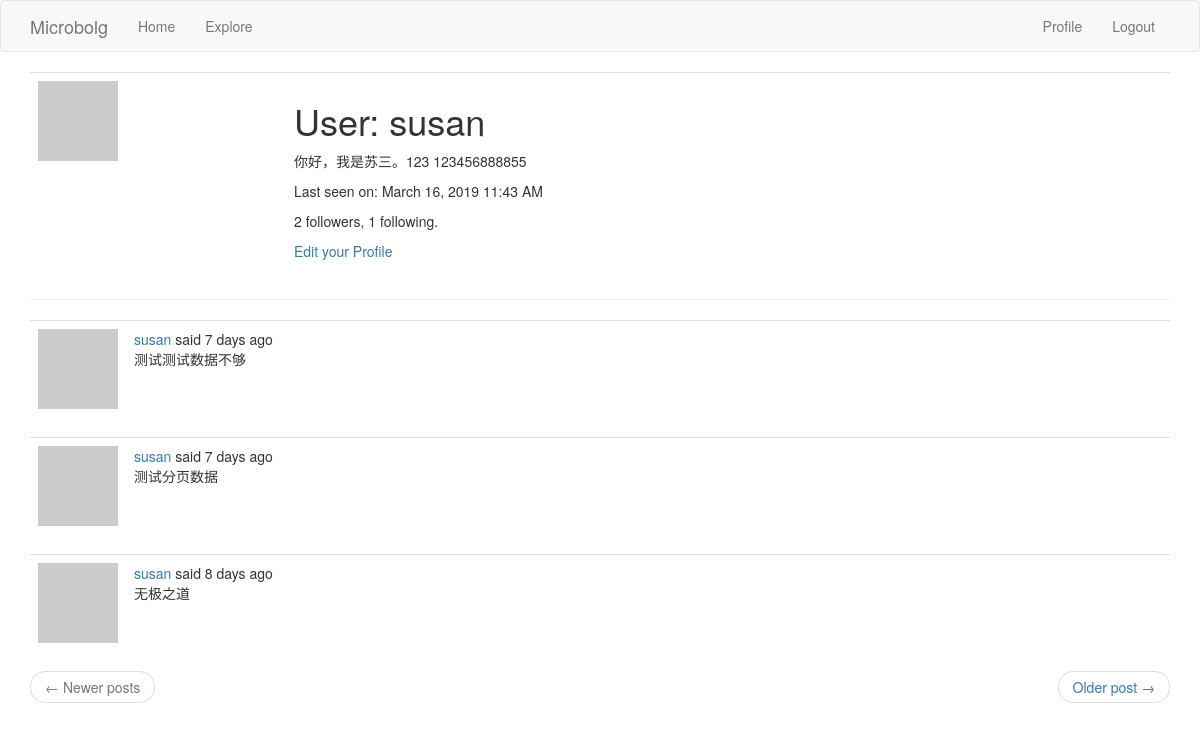
The page /user/susan (signed in) on the database as committed earlier.
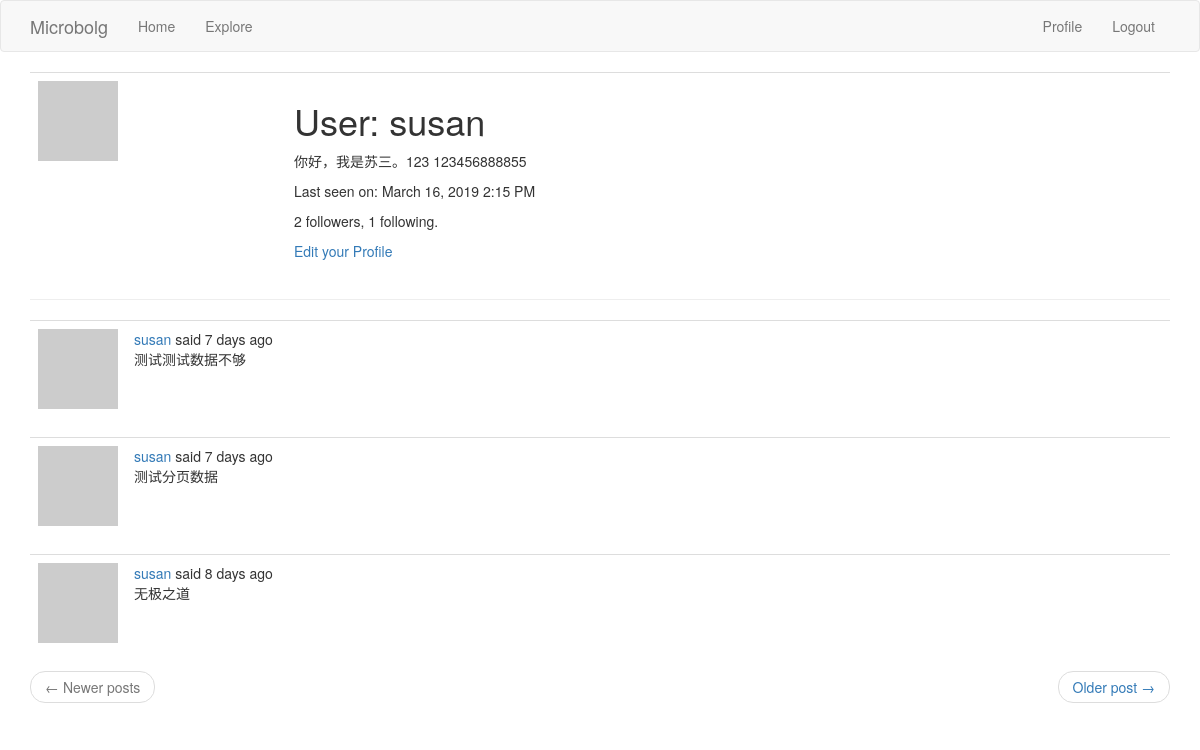
The same page on the database as committed later.
### app/models.py (models this page shows, shortened)
class User(UserMixin, db.Model):
    id = db.Column(db.Integer, primary_key=True)
    username = db.Column(db.String(64), index=True, unique=True)
    email = db.Column(db.String(120), index=True, unique=True)
    password_hash = db.Column(db.String(128))
    posts = db.relationship('Post', backref='author', lazy='dynamic')
    about_me = db.Column(db.String(140))
    last_seen = db.Column(db.DateTime, default=datetime.utcnow)
    @login.user_loader
    def load_user(id):
        return User.query.get(int(id))
    def avatar(self, size):
        digest = md5(self.email.lower().encode('utf-8')).hexdigest()
        return 'https://www.gravatar.com/avatar/{}?d=identicon&s={}'.format(
            digest, size
        )
    followed = db.relationship(
        'User', secondary=followers,
        primaryjoin=(followers.c.follower_id == id),
        secondaryjoin=(followers.c.followed_id == id),
        backref=db.backref('followers', lazy='dynamic'),
        lazy='dynamic'
    )

class Post(db.Model):
    id = db.Column(db.Integer, primary_key=True)
    body = db.Column(db.String(140))
    timestamp = db.Column(db.DateTime, index=True, default=datetime.utcnow)
    user_id = db.Column(db.Integer, db.ForeignKey('user.id'))
    language = db.Column(db.String(5))

### app/main/routes.py (the view)
@bp.route('/user/<username>')
@login_required
def user(username):
    user = User.query.filter_by(username=username).first_or_404()
    page = request.args.get('page', 1, type=int)
    posts = user.posts.order_by(Post.timestamp.desc()).paginate(
        page, current_app.config['POSTS_PER_PAGE'], False
    )
    next_url = url_for('main.user', username=user.username, page=posts.next_num) \
        if posts.has_next else None
    prev_url = url_for('main.user', username=user.username, page=posts.prev_num) \
        if posts.has_prev else None
    return render_template('user.html', user=user, posts=posts.items,
                           next_url=next_url, prev_url=prev_url)

### app/main/routes.py (called while the page is built)
@bp.before_request
def before_request():
    if current_user.is_authenticated:
        current_user.last_seen = datetime.utcnow()
        db.session.commit()
    g.locale = str(get_locale())

### app/templates/user.html
{% extends "base.html" %}
{% block app_content %}
    <table class="table table-hover">
        <tr>
            <td width='256px'><img src="{{ user.avatar(128) }}"></td>
            <td>
                <h1>{{ _('User') }}: {{ user.username }}</h1>
                {% if user.about_me %}
                <p>{{ user.about_me }}</p>
                {% endif %}
                {% if user.last_seen %}
                <p>{{ _('Last seen on') }}: {{ moment(user.last_seen).format('LLL') }}</p>
                {% endif %}
                <p>{{ _('%(count)d followers',count = user.followers.count()) }}, {{ _('%(count)d following', count=user.followed.count())}}.</p>
                {% if user == current_user %}
                <p><a href="{{ url_for('main.edit_profile') }}">{{ _('Edit your Profile') }}</a></p>
                {% elif not current_user.is_following(user) %}
                <p><a href="{{ url_for('main.follow',username=user.username) }}">{{ _('Follow') }}</a></p>
                {% else %}
                <p><a href="{{ url_for('main.unfollow', username=user.username) }}">{{ _('Unfollow')}}</a></p>
                {% endif %}
            </td>
        </tr>
    </table>
    <hr>
    {% for post in posts %}
        {% include '_post.html' %}
    {% endfor %}
    <nav aria-label="...">
            <ul class="pager">
                <li class="previous{% if not prev_url %} disabled{% endif %}">
                    <a href="{{ prev_url or '#'}}">
                        <span aria-hidden="true">&larr;</span> {{ _('Newer posts') }}
                    </a>
                </li>
                <li class="next{% if not next_url %} disabled{% endif %}">
                    <a href="{{ next_url or '#'}}">
                        {{ _('Older post') }} <span aria-hidden="true">&rarr;</span>
                    </a>
                </li>
            </ul>
        </nav>
{% endblock %}

### app/templates/base.html (shortened to what this page needs)
{% extends "bootstrap/base.html" %}
{% block navbar %}
    <nav class="navbar navbar-default" role="navigation">
        <div class="container">
            <div class="navbar-header">
                    <a class="navbar-brand" href="{{ url_for('main.index')}}">Microbolg</a>
            </div>
            <div class="collapse navbar-collapse navbar-ex1-collapse">
                <ul class="nav navbar-nav">
                    <li class=""><a href="{{ url_for('main.index') }}">{{ _('Home')}}</a></li>
                    <li><a href="{{ url_for('main.explore') }}">{{ _('Explore')}}</a></li>
                </ul>
                <ul class="nav navbar-nav navbar-right">
                    {% if current_user.is_anonymous %}
                    <li><a href="{{ url_for('auth.login') }}">{{ _('Login') }}</a></li>
                    {% else %}
                    <li><a href="{{ url_for('main.user', username=current_user.username) }}">{{ _('Profile') }}</a></li>
                    <li><a href="{{ url_for('auth.logout') }}">{{ _('Logout')}}</a></li>
                    {% endif %}
                </ul>
            </div>
        </div>
    </nav>
{% endblock %}
{% block content %}
    <div class="container">
        {% block app_content %}{% endblock %}
    </div>
{% endblock %}

### app/templates/_post.html (shortened to what this page needs)
<table class="table table-hover">
    <tr>
        <td width='70px'>
            <a href=" {{ url_for('main.user', username=post.author.username) }} ">
                <img src="{{ post.author.avatar(70) }}" />
            </a>
        </td>
        <td>
            {{ _('%(username)s said %(when)s',username=user_link,when=moment(post.timestamp).fromNow()) }}
            <br>
            {{ post.body }}
        </td>
    </tr>
</table>

Rows that differ between the two databases and show on the page:
changed User "susan": last_seen "March 16, 2019 11:43 AM" → "March 16, 2019 2:15 PM"
